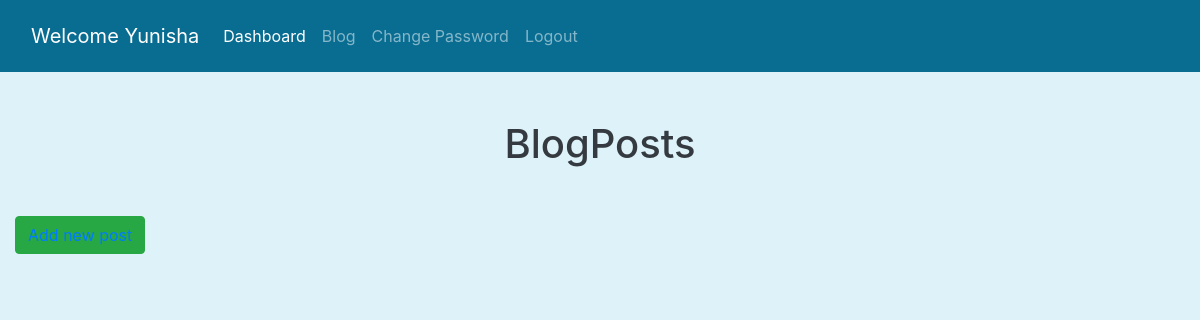
The page /blog/ (signed in) on the database as committed earlier.
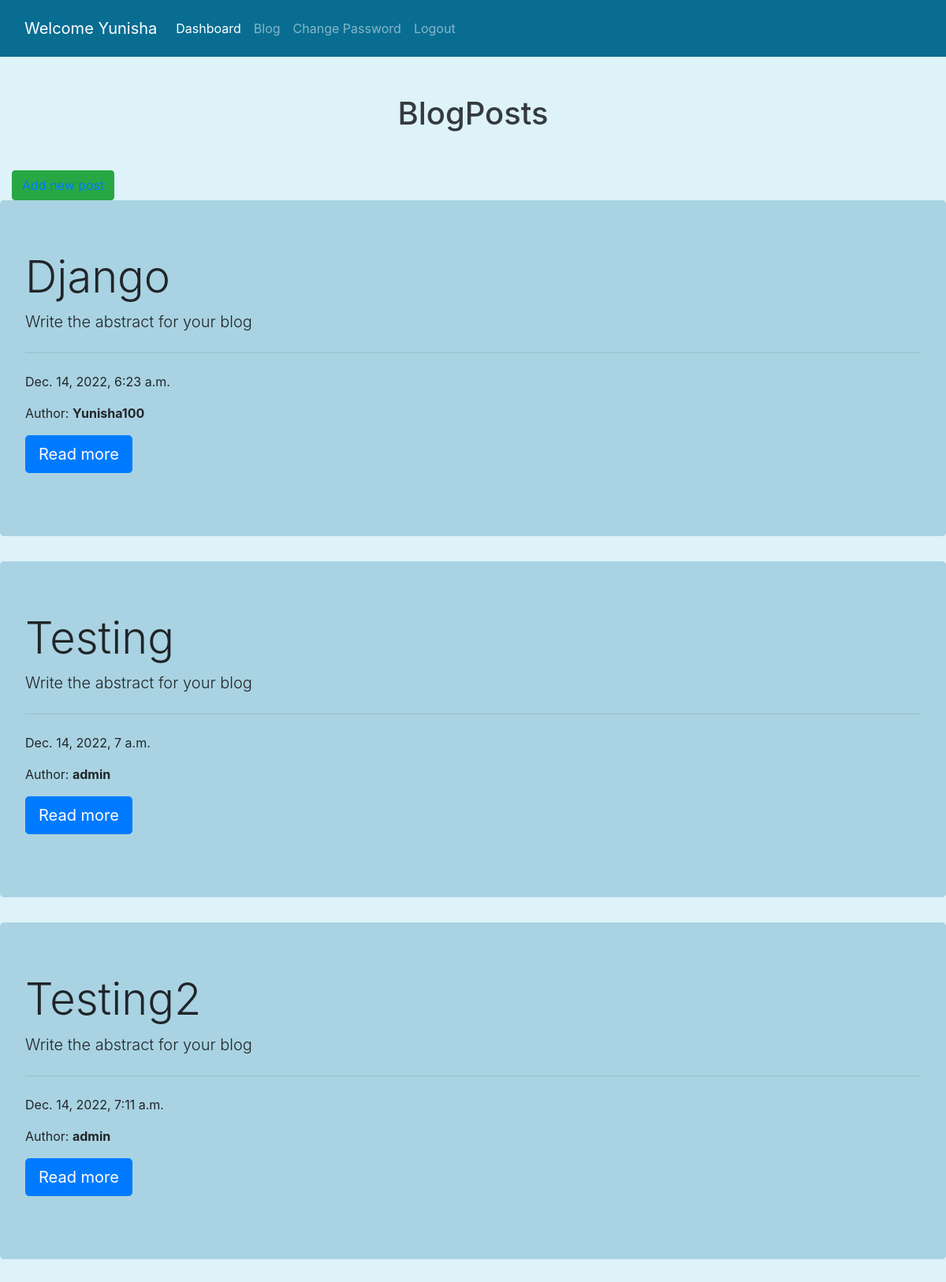
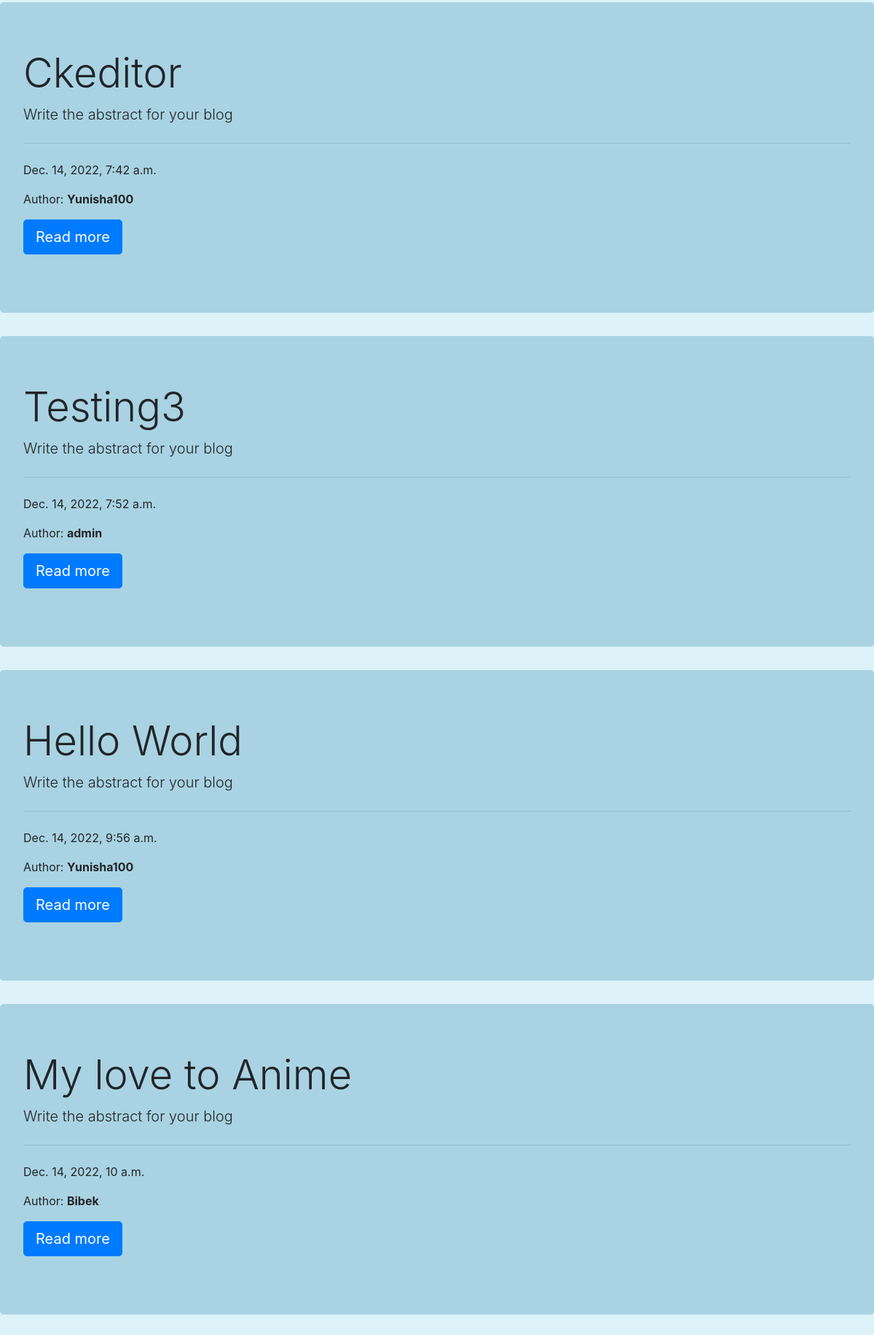
The same page on the database as committed later (2 pictures, top to bottom).
### blog/models.py (models this page shows)
class BlogPost(models.Model):
    author = models.ForeignKey(User,on_delete=models.CASCADE)
    title = models.CharField(max_length=100)
    abstract = models.TextField(default='Write the abstract for your blog')
    post = RichTextField()
    published_date=models.DateTimeField(default=timezone.now)

### blog/views.py (the view)
# urls.py: path('blog/',include("blog.urls")),
@login_required(login_url='/account/login/')
def blog(request):
    post = BlogPost.objects.all()
    return render(request,'blog/blog.html',{'post':post})

### blog/templates/blog/blog.html (shortened to what this page needs)
<!DOCTYPE html>
{% load static %}
<html lang="en">
<head>
    <link rel="stylesheet" href="{% static 'authentication/css/style.css' %}">
    <link rel="stylesheet" href="{% static 'authentication/css/bootstrap.css' %}">
</head>
<body>
    <div class="container-fluid nav-background">
        {% include 'authentication/navbar.html' %}
    </div>
    <div class="col-sm-12">
        <h1 class="text-dark my-5 text-center">BlogPosts</h1>
        <div class="row">
            <div class="col-4">
               <button class="btn btn-success"><a href="{% url 'addnewpost' %}">Add new post</a></button>
            </div>
        </div>
    </div>
    {% for p in post %}
        <div class="jumbotron jumbo-color">
            <h1 class="display-4">{{p.title}}</h1>
            <p class="lead">{{p.abstract}}</p>
            <hr class="my-4">
            <p>{{p.published_date}}</p>
            <p> Author: <strong>{{p.author}}</strong></p>
            <p class="lead">
                <a class="btn btn-primary btn-lg" href="{% url 'readmore' p.id %}" role="button">Read more</a>
            </p>
        </div>
    {% endfor %}
</body>
</html>

### authentication/templates/authentication/navbar.html (shortened to what this page needs)
<nav class="navbar navbar-expand-lg navbar-dark nav-background py-3 ">
    <a class="navbar-brand" href="{% url 'dashboard' %}"> Welcome {{user.first_name}}</a>
    <div class="collapse navbar-collapse" id="navbarNav">
      <ul class="navbar-nav">
        <li class="nav-item active">
            <a class="nav-link" href="{% url 'dashboard' %}">Dashboard</a>
        </li>
        <li class="nav-item">
            <a class="nav-link" href="{% url 'blog' %}">Blog</a>
        </li>
        <li class="nav-item">
            <a class="nav-link" href="{% url 'changepass' %}">Change Password</a>
        </li>
        <li class="nav-item">
            <a class="nav-link" href="{% url 'logout' %}">Logout</a>
        </li>
      </ul>
    </div>
  </nav>

### authentication/static/authentication/css/style.css (style rules this page uses)
body { background-color: rgb(221, 243, 249) !important; }

### blog/templates/blog/blog.html (style rules this page uses)
.nav-background { background-color: rgb(9, 109, 146); }
.jumbo-color { background-color: rgb(169, 211, 226); }

Rows that differ between the two databases and show on the page:
added BlogPost: title "Django", abstract "Write the abstract for your blog", published_date "Dec. 14, 2022, 6:23 a.m.", author "Yunisha100"
added BlogPost: title "Testing", abstract "Write the abstract for your blog", published_date "Dec. 14, 2022, 7 a.m.", author "admin"
added BlogPost: title "Testing2", abstract "Write the abstract for your blog", published_date "Dec. 14, 2022, 7:11 a.m.", author "admin"
added BlogPost: title "Ckeditor", abstract "Write the abstract for your blog", published_date "Dec. 14, 2022, 7:42 a.m.", author "Yunisha100"
added BlogPost: title "Testing3", abstract "Write the abstract for your blog", published_date "Dec. 14, 2022, 7:52 a.m.", author "admin"
added BlogPost: title "Hello World", abstract "Write the abstract for your blog", published_date "Dec. 14, 2022, 9:56 a.m.", author "Yunisha100"
added BlogPost: title "My love to Anime", abstract "Write the abstract for your blog", published_date "Dec. 14, 2022, 10 a.m.", author "Bibek"
